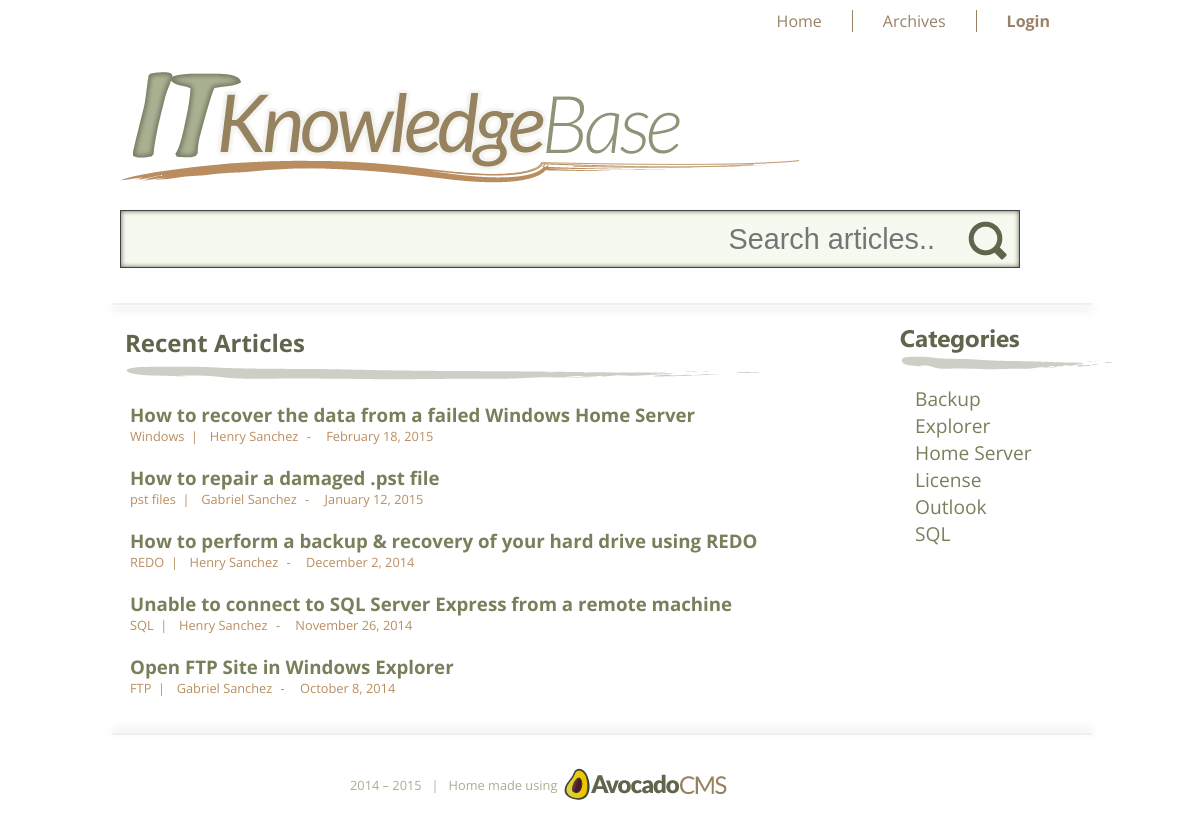
The page / on the database its author committed.
### tables this page shows
CREATE TABLE IF NOT EXISTS `articles` (
  `article_id` int(10) NOT NULL AUTO_INCREMENT,
  `category_id` int(10) NOT NULL,
  `article_title` varchar(100) NOT NULL,
  `article_date` date NOT NULL,
  `article_editDate` date DEFAULT NULL,
  `article_author` varchar(50) NOT NULL,
  `article_keywords` text NOT NULL,
  `article_image` text NOT NULL,
  `article_content` text NOT NULL,
  PRIMARY KEY (`article_id`),
  FULLTEXT KEY `article_content` (`article_content`)
);

CREATE TABLE IF NOT EXISTS `categories` (
  `cat_id` int(10) NOT NULL AUTO_INCREMENT,
  `cat_title` varchar(50) NOT NULL,
  PRIMARY KEY (`cat_id`)
);

### includes/article_content.php (the view)
<section id="short_articles_area">
	<div id="short-article-heading"><h2>Recent Articles</h2></div>
	<div id="short-article-wrapper">
		<?php
			$get_articles = "select * from articles
							order by article_date desc
							limit 0, 7";
			$run_articles = mysqli_query($db, $get_articles);
			while ($row_articles = mysqli_fetch_array($run_articles)) {
				$article_id = $row_articles['article_id'];
				$article_title = $row_articles['article_title'];
				$article_date = date_create($row_articles['article_date']);
				$article_date = date_format($article_date, 'F j, Y');
				$article_author = $row_articles['article_author'];
				$article_keywords = $row_articles['article_keywords'];
				echo "
				<div id='article_summary'>
					<h3><a href='details.php?article=$article_id'>$article_title</a></h3>
					<div id='article_meta'><span>$article_keywords</span>&nbsp;&nbsp;|&nbsp;&nbsp;<span id='author'>$article_author</span>&nbsp;-&nbsp;<date>$article_date</date></div>
				</div>
				";
			}
		?>
	</div>
</section>

### index.php (shortened to what this page needs)
<!DOCTYPE html>
<?php
	include("includes/database.php");
?>
<html lang="en">
<head>
	<link rel="stylesheet" type="text/css" href="css/style.css" media="all">
</head>
<body>
	<div class="container">
		<?php include ('includes/header.php'); ?>
		<div id="search">
            <?php
                if (empty($_GET['search_query'])) {
                    $search_value = "";
                } else {
                    $search_value = $_GET['search_query'];
                }
            ?>
			<form method="get" action="<?php echo $_SERVER['PHP_SELF']; ?>" enctype="multipart/form-data">
				<input type="search" name="search_query" value="<?php echo $search_value; ?>" placeholder="Search articles.." class="searchbar" align="top"/>
			</form>
		</div>
		<div id="top-separator"><img src="images/top-separator.png" alt="top border"></div>
		<?php
			if(isset($_GET['cat'])) {
				include("includes/category_articles.php");
			}
			else if (isset($_GET['search'])) {
				include ("includes/results.php");
			}
			else {
				include ("includes/article_content.php");
			}
		?>
		<?php include ("includes/categories_aside.php"); ?>
		<div id="bottom-separator"><img src="images/bottom-separator.png" alt="bottom border"></div>
		<?php include ("includes/footer.php"); ?>
	</div>
</body>
</html>

### includes/header.php (shortened to what this page needs)
<?php
	if (!isset($_SESSION['user_name'])) {
		$nav  = '<ul>';
		$nav .= '<li><a href="index.php">Home</a></li>';
		$nav .= '<li><a href="archive.php">Archives</a></li>';
		$nav .= '</ul>';
		$nav .= '<div id="login-link"><a href="admin/login.php"><b>Login</b></a></div>';
	}
?>
<header>
	<nav>
		<?php echo $nav; ?>
	</nav>
	<div id="main-logo">
		<img src="images/avocadocms-itkb-main-logo.jpg" alt="avocado-cms-logo">
	</div>
</header>

### includes/categories_aside.php
<aside id="categories">
	<img src="images/category-bg.png" alt="Avocado Web Design Logo">
	<ul id="category">
		<?php
			$get_cats = "select * from categories order by cat_title";
			$run_cats = mysqli_query($db, $get_cats);
			while ($cats_row = mysqli_fetch_array($run_cats)) {
				$cat_id = $cats_row['cat_id'];
				$cat_title = $cats_row['cat_title'];
				echo "
					<li><a href='index.php?cat=$cat_id'>$cat_title</a></li>
				";
			}
		?>
	</ul>
</aside>

### includes/footer.php
<footer>
    <div>
        <p>
            <?php
                $startYear = 2014;
                $thisYear = date('Y');
                if ($startYear == $thisYear) {
                    echo $startYear;
                }
                else {
                    echo "{$startYear}&nbsp;&#8211;&nbsp;{$thisYear}";
                }
           ?>
            &nbsp; | &nbsp;&nbsp;Home made using &nbsp;
	    </p>
        <a href="http://hsnyc.co" target="_blank" alt="hsnyc link"><img src="images/avocado-cms-footer-logo.png" alt="avocado-cms-footer-logo"></a>
    </div>
</footer>

### css/style.css (style rules this page uses)
body,div,dl,dt,dd,ul,ol,li,h1,h2,h3,h4,h5,h6,pre,form,fieldset,input,textarea,p,th,td { margin:0; padding:0; }
fieldset,img { border:0; }
header, nav, footer, figure, figcaption, section, article, aside { display: block }
body { font-family: 'Lao UI', 'Open Sans', 'Myriad Pro', Arial, Helvetica, sans-serif; }
.container { max-width: 1000px; margin: auto; }
header { margin: 0 auto; padding: 10px 20px 0; height: 200px; }
nav { float: right; }
nav ul { float: left; }
nav li { color: #998268; list-style-type: none; display: inline; padding: 0 30px; border-right-width: 1px; border-right-style: solid; border-right-color: #998268; }
nav a { color: #998268; text-decoration: none; }
#main-logo { padding-top: 40px; }
#login-link { float: right; padding: 0 30px; }
#search { width: 1000px; height: 65px; }
input.searchbar { margin-left: 20px; background-color: #F5F9EF; background-image: url(../images/search-icon.png); background-repeat: no-repeat; background-position: right; border-style: none; border: 1px #424242 solid; width: 900px; height: 58px; font-size: 1.8em; color: #968E81; padding: 0 60px 0 10px; text-align: right; -moz-box-shadow: inset 0 0 5px #5F664D; -webkit-box-shadow: inset 0 0 5px #5F664D; box-shadow: inset 0 0 5px #5F664D; }
#top-separator { margin-top: 20px; }
#articles_area h1, h2, h3 { margin-bottom: 20px; }
#short-article-heading { width: 649px; background-image: url("../images/top-brush.png"); background-repeat: no-repeat; background-position: left bottom; padding: 0 0 3px 5px; }
#short-article-heading h2 { color: #5F664D; }
#short_articles_area { width: 75%; float: left; padding-left: 20px; }
#short_articles_area h3 { color: #7A7F5B; }
#short-article-wrapper { padding-top: 20px; }
#article_summary { padding: 0 20px 0 10px; }
#article_summary date { padding-left: 12px; }
#article_summary a { text-decoration: none; color: #7A7F5B; }
#article_meta { color: #BA8E60; font-size: .8em; margin-top: -20px; padding-bottom: 20px; }
#author { padding: 0 5px; }
#categories { width: 20%; float: right; }
aside ul { padding: 10px 0 0 15px; }
aside li { list-style-type: none; }
aside a { color: #7A7F5B; text-decoration: none; font-size: 1.2em; }
input { font-size: 16px; }
footer { max-width: 1000px; padding-bottom: 20px; }
footer div { width: 500px; margin: 0 auto; padding: 20px 0 30px; color: #A9AE91; font-size: .8em; text-align: center; }
footer div p { float: left; padding-top: 8px; }
footer div img { float: left; }
footer a { text-decoration: none; color: #7A7F5B; }

### rows shown on the page
articles: article_title "How to recover the data from a failed Windows Home Server", article_keywords "Windows", article_author "Henry Sanchez", article_date "February 18, 2015"
articles: article_title "How to repair a damaged .pst file", article_keywords "pst files", article_author "Gabriel Sanchez", article_date "January 12, 2015"
articles: article_title "How to perform a backup & recovery of your hard drive using REDO", article_keywords "REDO", article_author "Henry Sanchez", article_date "December 2, 2014"
articles: article_title "Unable to connect to SQL Server Express from a remote machine", article_keywords "SQL", article_author "Henry Sanchez", article_date "November 26, 2014"
articles: article_title "Open FTP Site in Windows Explorer", article_keywords "FTP", article_author "Gabriel Sanchez", article_date "October 8, 2014"
categories: cat_title "Backup"
categories: cat_title "Explorer"
categories: cat_title "Home Server"
categories: cat_title "License"
categories: cat_title "Outlook"
categories: cat_title "SQL"

### other values the page prints
$startYear "2014"
